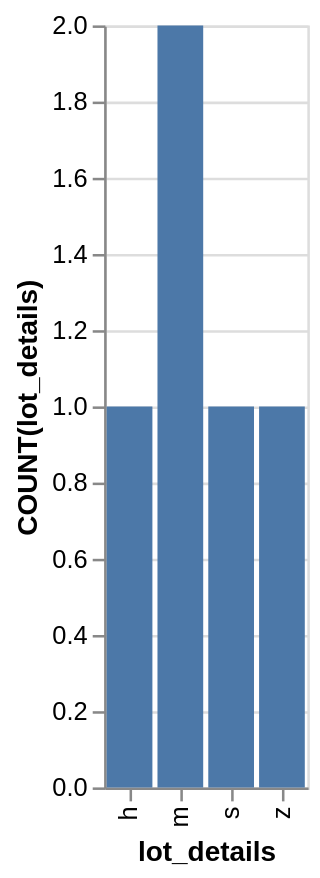

The specification (Vega-Lite) saved for this image:
### Vega-Lite specification from a JSON file in a GitHub repository (floating-point values rounded to 4 significant figures)
{"data": {"values": [{"x_data": "h", "y_data": 1}, {"x_data": "m", "y_data": 2}, {"x_data": "s", "y_data": 1}, {"x_data": "z", "y_data": 1}]}, "mark": "bar", "encoding": {"x": {"field": "x_data", "type": "nominal", "title": "lot_details", "sort": "ascending"}, "y": {"field": "y_data", "type": "quantitative", "title": "COUNT(lot_details)"}}}
